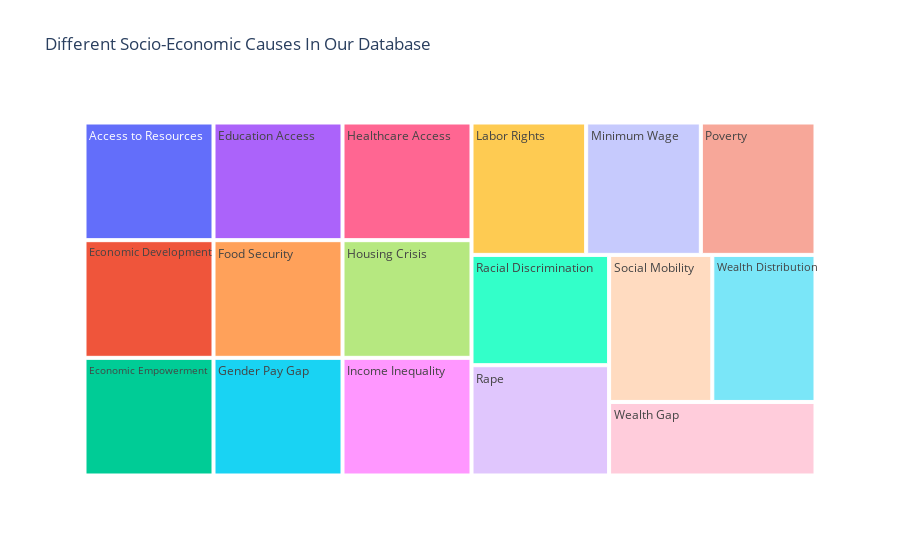

Notebook source saved alongside this figure:
### Markdown cell above
**Different Socio-Economic Causes In Our Database**

### Code cell
db_name = "summarized_clean"          

# Connecting to MongoDB
client = pymongo.MongoClient(mongo_uri)
db = client[db_name]

# Getting collection names and record counts
collection_names = db.list_collection_names()
collection_data = []

for collection_name in collection_names:
    collection = db[collection_name]
    record_count = collection.count_documents({})
    collection_data.append({"Collection": collection_name, "Count": record_count})

# Creating a tree map visualization
fig = px.treemap(collection_data, path=["Collection"],  title="Different Socio-Economic Causes In Our Database")
fig.update_traces(textinfo="label")
fig.show()

### Figure 1 — Plotly figure (JSON) as saved in the notebook; plotly's stock layout.template omitted (floating-point values rounded to 4 significant figures)
{"data": [{"branchvalues": "total", "domain": {"x": [0, 1], "y": [0, 1]}, "hovertemplate": "labels=%{label}<br>count=%{value}<br>parent=%{parent}<br>id=%{id}<extra></extra>", "ids": ["Access to Resources", "Economic Development", "Economic Empowerment", "Education Access", "Food Security", "Gender Pay Gap", "Healthcare Access", "Housing Crisis", "Income Inequality", "Labor Rights", "Minimum Wage", "Poverty", "Racial Discrimination", "Rape", "Social Mobility", "Wealth Distribution", "Wealth Gap"], "labels": ["Access to Resources", "Economic Development", "Economic Empowerment", "Education Access", "Food Security", "Gender Pay Gap", "Healthcare Access", "Housing Crisis", "Income Inequality", "Labor Rights", "Minimum Wage", "Poverty", "Racial Discrimination", "Rape", "Social Mobility", "Wealth Distribution", "Wealth Gap"], "name": "", "parents": ["", "", "", "", "", "", "", "", "", "", "", "", "", "", "", "", ""], "textinfo": "label", "type": "treemap", "values": [1, 1, 1, 1, 1, 1, 1, 1, 1, 1, 1, 1, 1, 1, 1, 1, 1]}], "layout": {"legend": {"tracegroupgap": 0}, "title": {"text": "Different Socio-Economic Causes In Our Database"}}}
